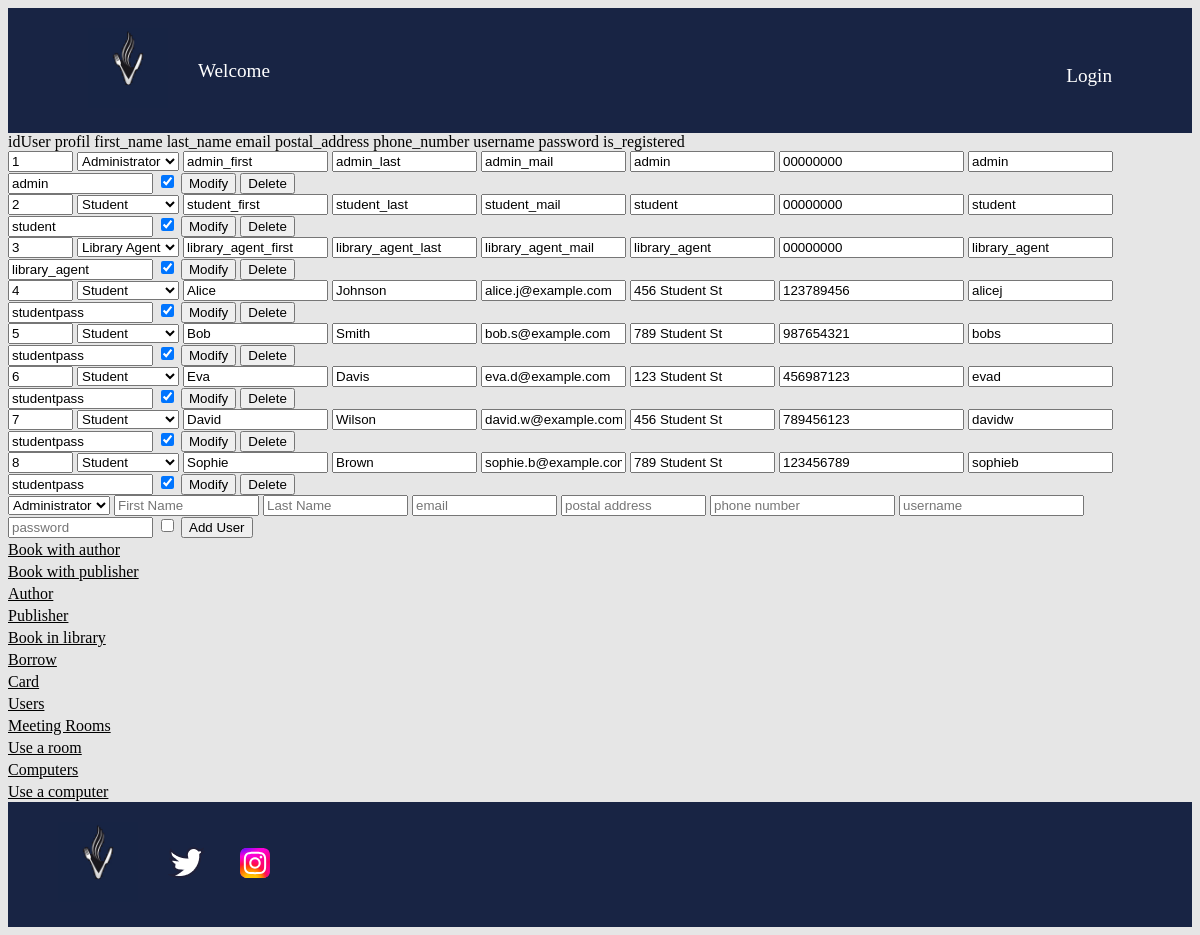
The page /admin_users.php on the database its author committed.
### tables this page shows
CREATE TABLE Users (
    idUser INT PRIMARY KEY AUTO_INCREMENT,
    profil VARCHAR(50) NOT NULL CHECK (profil IN ('Administrator', 'Library Agent', 'Student')),
    first_name VARCHAR(50) NOT NULL,
    last_name VARCHAR(50) NOT NULL,
    email VARCHAR(50) UNIQUE NOT NULL,
    postal_address VARCHAR(50) NOT NULL,
    phone_number VARCHAR(50) NOT NULL,
    username VARCHAR(50) NOT NULL,
    password VARCHAR(50) NOT NULL,
    is_registered BOOLEAN NOT NULL
);

### admin_users.php (the view, shortened to what this page needs)
<!DOCTYPE html>
<html lang="en">
<head>
    <link href="login.css" rel="stylesheet">
</head>
<?php include "header.php"; ?>
<body>
<?php
$DB_USERNAME = $_SESSION['DB_USERNAME'];
$DB_PASSWORD = $_SESSION['DB_PASSWORD'];
$DB_SERVER = $_SESSION['DB_SERVER'];
$DB_NAME = $_SESSION['DB_NAME'];
$conn = mysqli_connect($DB_SERVER, $DB_USERNAME, $DB_PASSWORD, $DB_NAME) or die("ERROR: Unable to connect. " . mysqli_connect_error());
$query = "SELECT idUser,profil,first_name,last_name,email,postal_address,phone_number,username,password,is_registered
          FROM Users ORDER BY idUser ASC;";
$result = mysqli_query($conn, $query);
$profils=['Administrator', 'Library Agent', 'Student'];
echo "
    <tr>
      <td>" . 'idUser' . "</td>
      <td>" . 'profil' . "</td>
      <td>" . 'first_name' . "</td>
      <td>" . 'last_name' . "</td>
      <td>" . 'email' . "</td>
      <td>" . 'postal_address' . "</td>
      <td>" . 'phone_number' . "</td>
      <td>" . 'username' . "</td>
      <td>" . 'password' . "</td>
      <td>" . 'is_registered' . "</td>
    </tr>
";
while ($rowData = mysqli_fetch_assoc($result)) {
    $idUser = $rowData['idUser'];
    $profil = $rowData['profil'];
    $first_name = $rowData['first_name'];
    $last_name = $rowData['last_name'];
    $email = $rowData['email'];
    $postal_address = $rowData['postal_address'];
    $phone_number = $rowData['phone_number'];
    $username = $rowData['username'];
    $password = $rowData['password'];
    $is_registered = $rowData['is_registered'];
    echo "
      <tr>
        <td>
          <form method='POST' name='admin_book' >
            <input type='text' name='idUser'  value='$idUser' readonly size='5'>
            <select name='profil'>
            <option value='$profil'>$profil</option>
            ";
            echo "
            </select>
            <input type='text' name='first_name' value='$first_name' size='15'>
            <input type='text' name='last_name' value='$last_name' size='15'>
            <input type='text' name='email' value='$email' size='15'>
            <input type='text' name='postal_address' value='$postal_address' size='15'>
            <input type='number' name='phone_number' value='$phone_number' size='15'>
            <input type='text' name='username' value='$username' size='15'>
            <input type='text' name='password' value='$password' size='15'>
            <input type='checkbox' name='is_registered' value='$is_registered' " . ($is_registered ? 'checked' : '') . ">
            <input type='submit' value='Modify'>
            <button type='submit' name='action' value='delete_user'>Delete</button>
          </form>
        </td>
      </tr>
";
}
echo "
    <form method='POST' name='add_user'>
        <select name='profil'>
        ";
        foreach ($profils as $profil_) {
          echo "<option value='$profil_'>$profil_</option>";
        }
        echo "
        </select>
        <input type='text' name='first_name' placeholder='First Name' size='15'>
        <input type='text' name='last_name' placeholder='Last Name' size='15'>
        <input type='text' name='email' placeholder='email' size='15'>
        <input type='text' name='postal_address' placeholder='postal address' size='15'>
        <input type='number' name='phone_number' placeholder='phone number' size='15'>
        <input type='text' name='username' placeholder='username'>
        <input type='text' name='password' placeholder='password' size='15'>
        <input type='checkbox' name='is_registered' value=0>
        <input type='hidden' name='action' value='add_user'>
        <input type='submit' value='Add User'>
    </form>
";
?>
</body>
</html>

### style.css (style rules this page uses)
body { background-color: #e6e6e6; }
a { color: white; text-decoration: none; font-size: 1.2em; }
header, footer { background-color: #182444; padding: 20px 50px; }
.lien-icone { margin-left: 30px; }
footer, nav { display: flex; align-items: center; clear: right; clear: left; }

### rows shown on the page
users: idUser "1", profil "Administrator", first_name "admin_first", last_name "admin_last", email "admin_mail", postal_address "admin", phone_number "00000000", username "admin", password "admin", is_registered "☑"
users: idUser "2", profil "Student", first_name "student_first", last_name "student_last", email "student_mail", postal_address "student", phone_number "00000000", username "student", password "student", is_registered "☑"
users: idUser "3", profil "Library Agent", first_name "library_agent_first", last_name "library_agent_last", email "library_agent_mail", postal_address "library_agent", phone_number "00000000", username "library_agent", password "library_agent", is_registered "☑"
users: idUser "4", profil "Student", first_name "Alice", last_name "Johnson", email "alice.j@example.com", postal_address "456 Student St", phone_number "123789456", username "alicej", password "studentpass", is_registered "☑"
users: idUser "5", profil "Student", first_name "Bob", last_name "Smith", email "bob.s@example.com", postal_address "789 Student St", phone_number "987654321", username "bobs", password "studentpass", is_registered "☑"
users: idUser "6", profil "Student", first_name "Eva", last_name "Davis", email "eva.d@example.com", postal_address "123 Student St", phone_number "456987123", username "evad", password "studentpass", is_registered "☑"
users: idUser "7", profil "Student", first_name "David", last_name "Wilson", email "david.w@example.com", postal_address "456 Student St", phone_number "789456123", username "davidw", password "studentpass", is_registered "☑"
users: idUser "8", profil "Student", first_name "Sophie", last_name "Brown", email "sophie.b@example.com", postal_address "789 Student St", phone_number "123456789", username "sophieb", password "studentpass", is_registered "☑"

### other values the page prints
form field profil "Administrator"
